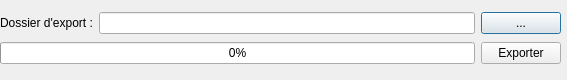
<?xml version="1.0" encoding="UTF-8"?>
<ui version="4.0">
 <class>Dialog</class>
 <widget class="QDialog" name="Dialog">
  <property name="geometry">
   <rect>
    <x>0</x>
    <y>0</y>
    <width>567</width>
    <height>80</height>
   </rect>
  </property>
  <property name="windowTitle">
   <string>Dialog</string>
  </property>
  <widget class="QWidget" name="">
   <property name="geometry">
    <rect>
     <x>0</x>
     <y>10</y>
     <width>561</width>
     <height>58</height>
    </rect>
   </property>
   <layout class="QGridLayout" name="gridLayout">
    <item row="0" column="0">
     <widget class="QLabel" name="label">
      <property name="text">
       <string>Dossier d'export :</string>
      </property>
     </widget>
    </item>
    <item row="0" column="1">
     <widget class="QLineEdit" name="saveFolderEdit"/>
    </item>
    <item row="0" column="2">
     <widget class="QPushButton" name="searchDirButton">
      <property name="text">
       <string>...</string>
      </property>
     </widget>
    </item>
    <item row="1" column="0" colspan="2">
     <widget class="QProgressBar" name="progressBar">
      <property name="value">
       <number>0</number>
      </property>
      <property name="textVisible">
       <bool>true</bool>
      </property>
      <property name="format">
       <string>%p%</string>
      </property>
     </widget>
    </item>
    <item row="1" column="2">
     <widget class="QPushButton" name="exportButton">
      <property name="text">
       <string>Exporter</string>
      </property>
     </widget>
    </item>
   </layout>
  </widget>
 </widget>
 <resources/>
 <connections/>
</ui>
